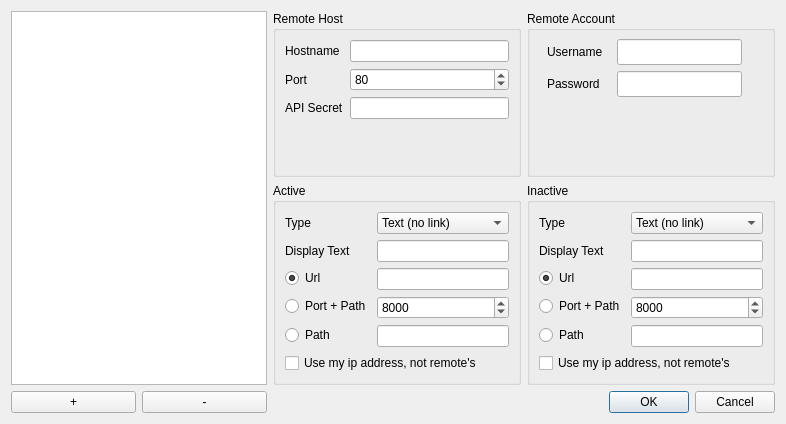
<?xml version="1.0" encoding="UTF-8"?>
<ui version="4.0">
 <class>AccountsDialog</class>
 <widget class="QDialog" name="AccountsDialog">
  <property name="geometry">
   <rect>
    <x>0</x>
    <y>0</y>
    <width>786</width>
    <height>424</height>
   </rect>
  </property>
  <property name="windowTitle">
   <string>Accounts Editor</string>
  </property>
  <layout class="QGridLayout" name="gridLayout">
   <item row="0" column="0" rowspan="2">
    <widget class="QListWidget" name="accountsList"/>
   </item>
   <item row="0" column="1">
    <widget class="QGroupBox" name="remoteBox">
     <property name="title">
      <string>Remote Host</string>
     </property>
     <layout class="QFormLayout" name="formLayout">
      <item row="0" column="0">
       <widget class="QLabel" name="label">
        <property name="text">
         <string>Hostname</string>
        </property>
       </widget>
      </item>
      <item row="0" column="1">
       <widget class="QLineEdit" name="remoteHostname"/>
      </item>
      <item row="2" column="0">
       <widget class="QLabel" name="label_5">
        <property name="text">
         <string>API Secret</string>
        </property>
       </widget>
      </item>
      <item row="2" column="1">
       <widget class="QLineEdit" name="remoteSecret"/>
      </item>
      <item row="1" column="0">
       <widget class="QLabel" name="label_9">
        <property name="text">
         <string>Port</string>
        </property>
       </widget>
      </item>
      <item row="1" column="1">
       <widget class="QSpinBox" name="remotePort">
        <property name="minimum">
         <number>1</number>
        </property>
        <property name="maximum">
         <number>65535</number>
        </property>
        <property name="value">
         <number>80</number>
        </property>
       </widget>
      </item>
     </layout>
    </widget>
   </item>
   <item row="0" column="2">
    <widget class="QGroupBox" name="accountBox">
     <property name="title">
      <string>Remote Account</string>
     </property>
     <widget class="QLineEdit" name="remotePassword">
      <property name="geometry">
       <rect>
        <x>90</x>
        <y>60</y>
        <width>125</width>
        <height>26</height>
       </rect>
      </property>
     </widget>
     <widget class="QLineEdit" name="remoteUsername">
      <property name="geometry">
       <rect>
        <x>90</x>
        <y>28</y>
        <width>125</width>
        <height>26</height>
       </rect>
      </property>
     </widget>
     <widget class="QLabel" name="label_2">
      <property name="geometry">
       <rect>
        <x>20</x>
        <y>28</y>
        <width>64</width>
        <height>26</height>
       </rect>
      </property>
      <property name="text">
       <string>Username</string>
      </property>
     </widget>
     <widget class="QLabel" name="label_6">
      <property name="geometry">
       <rect>
        <x>20</x>
        <y>60</y>
        <width>59</width>
        <height>26</height>
       </rect>
      </property>
      <property name="text">
       <string>Password</string>
      </property>
     </widget>
    </widget>
   </item>
   <item row="1" column="1">
    <widget class="QGroupBox" name="activeBox">
     <property name="title">
      <string>Active</string>
     </property>
     <layout class="QFormLayout" name="formLayout_3">
      <item row="0" column="0">
       <widget class="QLabel" name="activeRelLabel">
        <property name="text">
         <string>Type</string>
        </property>
       </widget>
      </item>
      <item row="0" column="1">
       <widget class="QComboBox" name="activeRel">
        <item>
         <property name="text">
          <string>Text (no link)</string>
         </property>
        </item>
        <item>
         <property name="text">
          <string>Link</string>
         </property>
        </item>
        <item>
         <property name="text">
          <string>Audio</string>
         </property>
        </item>
        <item>
         <property name="text">
          <string>Video</string>
         </property>
        </item>
       </widget>
      </item>
      <item row="1" column="0">
       <widget class="QLabel" name="activeTextLabel">
        <property name="text">
         <string>Display Text</string>
        </property>
       </widget>
      </item>
      <item row="1" column="1">
       <widget class="QLineEdit" name="activeText"/>
      </item>
      <item row="2" column="0">
       <widget class="QRadioButton" name="activeLinkUrl">
        <property name="text">
         <string>Url</string>
        </property>
        <property name="checked">
         <bool>true</bool>
        </property>
       </widget>
      </item>
      <item row="2" column="1">
       <widget class="QLineEdit" name="activeUrl"/>
      </item>
      <item row="3" column="0">
       <widget class="QRadioButton" name="activeLinkPortPath">
        <property name="text">
         <string>Port + Path</string>
        </property>
        <property name="checked">
         <bool>false</bool>
        </property>
       </widget>
      </item>
      <item row="3" column="1">
       <widget class="QSpinBox" name="activePort">
        <property name="minimum">
         <number>1</number>
        </property>
        <property name="maximum">
         <number>65535</number>
        </property>
        <property name="value">
         <number>8000</number>
        </property>
       </widget>
      </item>
      <item row="4" column="0">
       <widget class="QRadioButton" name="activeLinkPath">
        <property name="text">
         <string>Path</string>
        </property>
       </widget>
      </item>
      <item row="4" column="1">
       <widget class="QLineEdit" name="activePath"/>
      </item>
      <item row="5" column="0" colspan="2">
       <widget class="QCheckBox" name="activeIpMine">
        <property name="toolTip">
         <string>For the port+path and path options</string>
        </property>
        <property name="text">
         <string>Use my ip address, not remote's</string>
        </property>
       </widget>
      </item>
     </layout>
    </widget>
   </item>
   <item row="1" column="2">
    <widget class="QGroupBox" name="inactiveBox">
     <property name="title">
      <string>Inactive</string>
     </property>
     <layout class="QFormLayout" name="formLayout_2">
      <item row="0" column="0">
       <widget class="QLabel" name="inactiveRelLabel">
        <property name="text">
         <string>Type</string>
        </property>
       </widget>
      </item>
      <item row="0" column="1">
       <widget class="QComboBox" name="inactiveRel">
        <item>
         <property name="text">
          <string>Text (no link)</string>
         </property>
        </item>
        <item>
         <property name="text">
          <string>Link</string>
         </property>
        </item>
        <item>
         <property name="text">
          <string>Audio</string>
         </property>
        </item>
        <item>
         <property name="text">
          <string>Video</string>
         </property>
        </item>
       </widget>
      </item>
      <item row="1" column="0">
       <widget class="QLabel" name="inactiveTextLabel">
        <property name="text">
         <string>Display Text</string>
        </property>
       </widget>
      </item>
      <item row="1" column="1">
       <widget class="QLineEdit" name="inactiveText"/>
      </item>
      <item row="2" column="0">
       <widget class="QRadioButton" name="inactiveLinkUrl">
        <property name="text">
         <string>Url</string>
        </property>
        <property name="checked">
         <bool>true</bool>
        </property>
       </widget>
      </item>
      <item row="2" column="1">
       <widget class="QLineEdit" name="inactiveUrl"/>
      </item>
      <item row="3" column="0">
       <widget class="QRadioButton" name="inactiveLinkPortPath">
        <property name="text">
         <string>Port + Path</string>
        </property>
       </widget>
      </item>
      <item row="3" column="1">
       <widget class="QSpinBox" name="inactivePort">
        <property name="minimum">
         <number>1</number>
        </property>
        <property name="maximum">
         <number>65535</number>
        </property>
        <property name="value">
         <number>8000</number>
        </property>
       </widget>
      </item>
      <item row="4" column="0">
       <widget class="QRadioButton" name="inactiveLinkPath">
        <property name="text">
         <string>Path</string>
        </property>
       </widget>
      </item>
      <item row="4" column="1">
       <widget class="QLineEdit" name="inactivePath"/>
      </item>
      <item row="5" column="0" colspan="2">
       <widget class="QCheckBox" name="inactiveIpMine">
        <property name="toolTip">
         <string>For the port+path and path options</string>
        </property>
        <property name="text">
         <string>Use my ip address, not remote's</string>
        </property>
       </widget>
      </item>
     </layout>
    </widget>
   </item>
   <item row="2" column="0">
    <layout class="QHBoxLayout" name="horizontalLayout">
     <item>
      <widget class="QPushButton" name="accountsAdd">
       <property name="text">
        <string>+</string>
       </property>
      </widget>
     </item>
     <item>
      <widget class="QPushButton" name="accountsDel">
       <property name="text">
        <string>-</string>
       </property>
      </widget>
     </item>
    </layout>
   </item>
   <item row="2" column="2">
    <widget class="QDialogButtonBox" name="buttonBox">
     <property name="orientation">
      <enum>Qt::Horizontal</enum>
     </property>
     <property name="standardButtons">
      <set>QDialogButtonBox::Cancel|QDialogButtonBox::Ok</set>
     </property>
    </widget>
   </item>
  </layout>
 </widget>
 <resources/>
 <connections/>
</ui>
